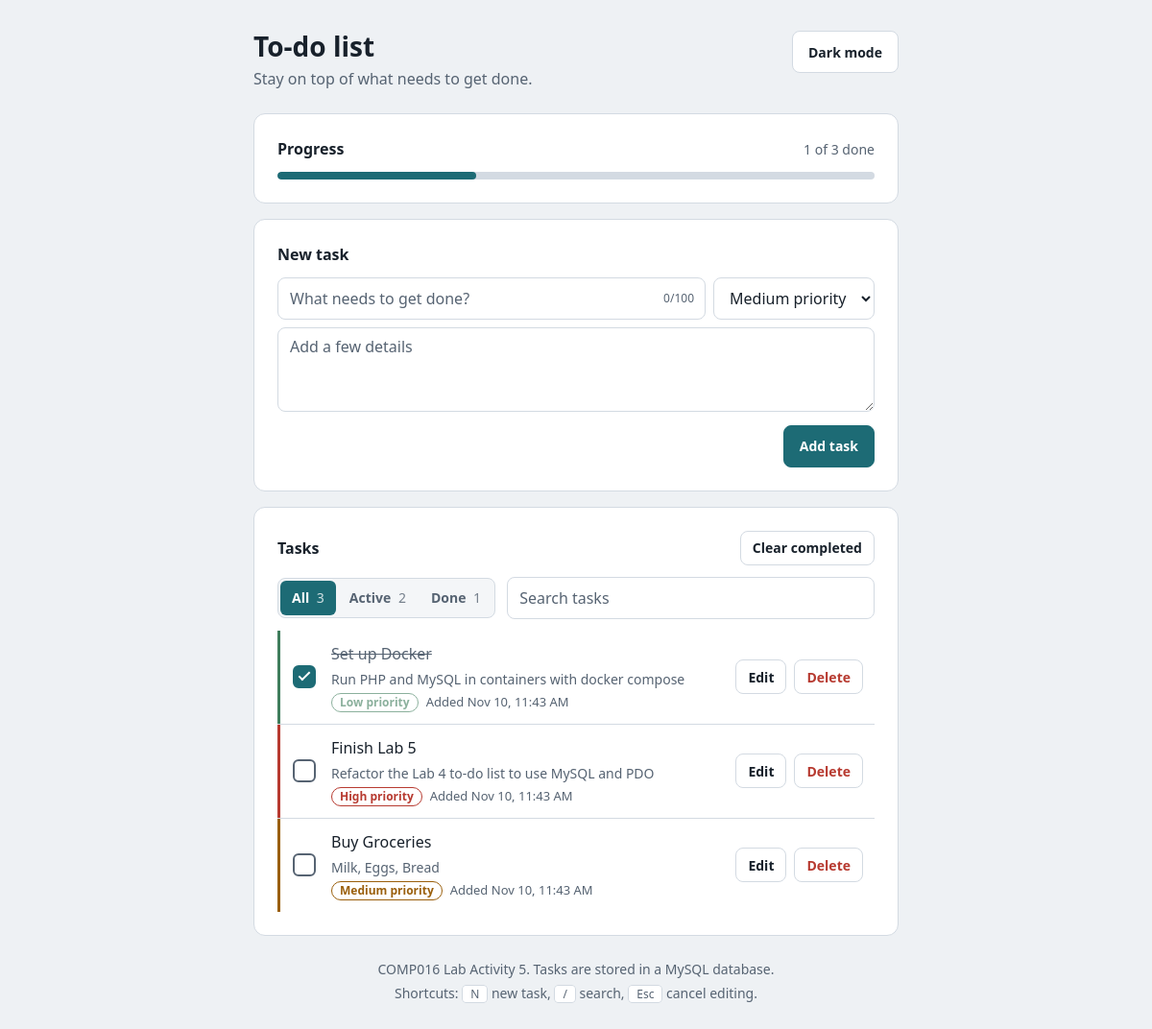
The page / on the database its author committed.
### tables this page shows
CREATE TABLE IF NOT EXISTS tasks (
    id               INT AUTO_INCREMENT PRIMARY KEY,
    task_name        VARCHAR(255) NOT NULL,
    task_description TEXT NOT NULL,
    status           ENUM('pending', 'completed') DEFAULT 'pending',
    created_at       TIMESTAMP DEFAULT CURRENT_TIMESTAMP,
     
    priority         ENUM('low', 'medium', 'high') NOT NULL DEFAULT 'medium'
);

### index.php (the view, shortened to what this page needs)
<?php
require_once 'db.php';
function e(string $value): string
{
    return htmlspecialchars($value, ENT_QUOTES, 'UTF-8');
}
$flash = $_SESSION['flash'] ?? null;
$old   = $_SESSION['old'] ?? ['task_name' => '', 'task_description' => '', 'priority' => 'medium'];
$tasks   = [];
try {
    $stmt = $pdo->prepare('SELECT * FROM tasks ORDER BY created_at DESC, id DESC');
    $stmt->execute();
    $tasks = $stmt->fetchAll();
} catch (PDOException $e) {
    error_log('Database error: ' . $e->getMessage());
    $dbError = 'Could not load tasks. Did you import task_db.sql?';
}
$total  = count($tasks);
$done   = count(array_filter($tasks, fn (array $task): bool => $task['status'] === 'completed'));
$active = $total - $done;
$theme  = in_array($_COOKIE['theme'] ?? '', ['light', 'dark'], true) ? $_COOKIE['theme'] : '';
?>
<!DOCTYPE html>
<html lang="en"<?= $theme !== '' ? ' data-theme="' . $theme . '"' : '' ?>>
<head>
    <link rel="stylesheet" href="style.css">
</head>
<body>
<div class="app">
    <header class="app-header">
        <div>
            <h1 class="app-title">To-do list</h1>
            <p class="app-subtitle">Stay on top of what needs to get done.</p>
        </div>
        <button type="button" class="btn" id="themeToggle" hidden>Dark mode</button>
    </header>
    <main>
        <section class="card" aria-labelledby="progressTitle">
            <div class="progress-head">
                <h2 class="card-title" id="progressTitle">Progress</h2>
                <p class="progress-summary"><?= $done ?> of <?= $total ?> done</p>
            </div>
            <progress class="progress" max="<?= max($total, 1) ?>" value="<?= $done ?>" aria-labelledby="progressTitle"></progress>
        </section>
        <section class="card" aria-labelledby="addTitle">
            <h2 class="card-title" id="addTitle">New task</h2>
            <form method="post" action="" class="add-form" id="addForm" novalidate>
                <div class="add-form-title">
                    <input class="input" type="text" name="task_name" id="nameInput"
                           placeholder="What needs to get done?" maxlength="<?= MAX_NAME_LENGTH ?>"
                           autocomplete="off" value="<?= e($old['task_name']) ?>"<?= $flash && $flash['type'] === 'error' ? ' autofocus' : '' ?>>
                    <span class="counter" id="counter" aria-hidden="true">0/<?= MAX_NAME_LENGTH ?></span>
                </div>
                <select class="input" name="priority" id="prioritySelect">
                    <?php foreach (PRIORITIES as $value => $label): ?>
                        <option value="<?= $value ?>"<?= $value === $old['priority'] ? ' selected' : '' ?>><?= $label ?> priority</option>
                    <?php endforeach; ?>
                </select>
                <div class="add-form-description">
                    <textarea class="input" name="task_description" id="descriptionInput" rows="3"
                              placeholder="Add a few details" maxlength="<?= MAX_DESCRIPTION_LENGTH ?>"><?= e($old['task_description']) ?></textarea>
                </div>
                <button type="submit" class="btn btn-primary add-form-submit">Add task</button>
            </form>
        </section>
        <section class="card" aria-labelledby="tasksTitle">
            <div class="list-head">
                <h2 class="card-title" id="tasksTitle">Tasks</h2>
                <?php if ($done > 0): ?>
                    <form method="post" action="" data-confirm="Clear <?= $done ?> completed <?= $done === 1 ? 'task' : 'tasks' ?>? This can't be undone." data-confirm-label="Clear completed">
                        <button type="submit" class="btn btn-small">Clear completed</button>
                    </form>
                <?php endif; ?>
            </div>
            <div class="toolbar">
                <div class="filters" role="group" aria-label="Filter tasks">
                    <button type="button" class="filter is-active" data-filter="all" aria-pressed="true">All <span class="filter-count"><?= $total ?></span></button>
                    <button type="button" class="filter" data-filter="active" aria-pressed="false">Active <span class="filter-count"><?= $active ?></span></button>
                    <button type="button" class="filter" data-filter="done" aria-pressed="false">Done <span class="filter-count"><?= $done ?></span></button>
                </div>
                <div class="search">
                    <input class="input" type="search" id="searchInput" placeholder="Search tasks" autocomplete="off">
                </div>
            </div>
            <ul class="task-list" id="taskList">
                <?php foreach ($tasks as $task): ?>
                    <?php
                    $isDone  = $task['status'] === 'completed';
                    $created = strtotime($task['created_at']) ?: time();
                    $isNew   = $flash && $flash['type'] === 'success' && $flash['task_id'] === $task['id'];
                    $classes = 'task task-' . $task['priority']
                        . ($isDone ? ' is-done' : '')
                        . ($isNew ? ' is-new' : '');
                    ?>
                    <li class="<?= $classes ?>" data-done="<?= $isDone ? 'true' : 'false' ?>" data-title="<?= e(mb_strtolower($task['task_name'] . ' ' . $task['task_description'])) ?>">
                        <form method="post" action="" class="task-toggle">
                            <button type="submit" class="check"
                                    aria-label="<?= $isDone ? 'Mark as pending: ' : 'Mark as completed: ' ?><?= e($task['task_name']) ?>"></button>
                        </form>
                        <div class="task-body">
                            <div class="task-view">
                                <p class="task-title"><?= e($task['task_name']) ?></p>
                                <p class="task-description"><?= e($task['task_description']) ?></p>
                                <p class="task-meta">
                                    <span class="chip"><?= e(PRIORITIES[$task['priority']]) ?> priority</span>
                                    <time datetime="<?= date('c', $created) ?>">Added <?= date('M j, g:i A', $created) ?></time>
                                </p>
                            </div>
                        </div>
                        <div class="task-actions">
                            <button type="button" class="btn btn-small" data-action="edit">Edit</button>
                            <form method="post" action="" data-confirm="Delete &ldquo;<?= e($task['task_name']) ?>&rdquo;? This can't be undone." data-confirm-label="Delete">
                                <button type="submit" class="btn btn-small btn-danger">Delete</button>
                            </form>
                        </div>
                    </li>
                <?php endforeach; ?>
            </ul>
        </section>
    </main>
    <footer class="app-footer">
        <p>COMP016 Lab Activity 5. Tasks are stored in a MySQL database.</p>
        <p>Shortcuts: <kbd>N</kbd> new task, <kbd>/</kbd> search, <kbd>Esc</kbd> cancel editing.</p>
    </footer>
</div>
</body>
</html>

### rows shown on the page
tasks: task_name "Set up Docker", task_description "Run PHP and MySQL in containers with docker compose", priority "Low"
tasks: task_name "Finish Lab 5", task_description "Refactor the Lab 4 to-do list to use MySQL and PDO", priority "High"
tasks: task_name "Buy Groceries", task_description "Milk, Eggs, Bread", priority "Medium"

### other values the page prints
$done "1"
$total "3"
$active "2"
form field priority "Medium priority"
